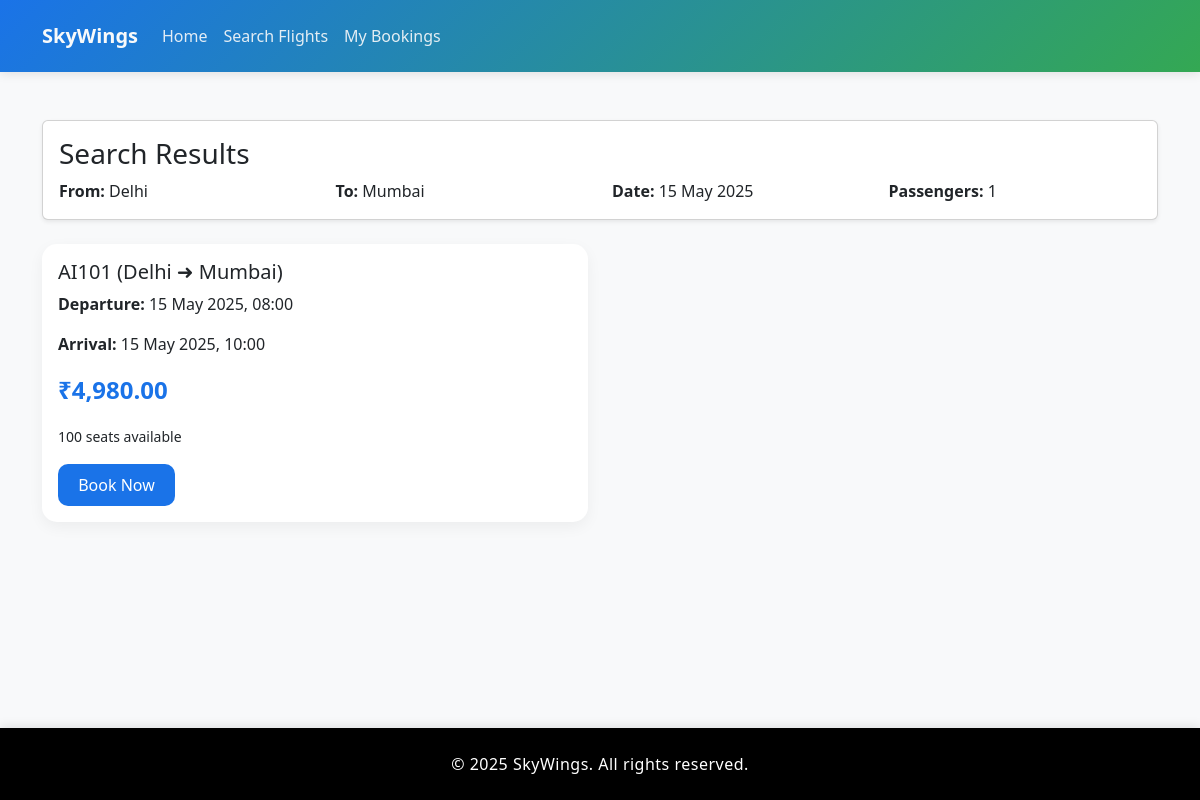
The page /search_results.php?from=Delhi&to=Mumbai&departure=2025-05-15&passengers=1 on the database its author committed.
### tables this page shows
CREATE TABLE IF NOT EXISTS flights (
    id INT AUTO_INCREMENT PRIMARY KEY,
    airline_id INT NOT NULL,
    flight_number VARCHAR(20) NOT NULL,
    departure_city VARCHAR(100) NOT NULL,
    arrival_city VARCHAR(100) NOT NULL,
    departure_time DATETIME NOT NULL,
    arrival_time DATETIME NOT NULL,
    price DECIMAL(10,2) NOT NULL,
    available_seats INT NOT NULL,
    created_at TIMESTAMP DEFAULT CURRENT_TIMESTAMP,
    FOREIGN KEY (airline_id) REFERENCES airlines(id)
);

### search_results.php (the view, shortened to what this page needs)
<?php
require_once 'database.php';
function getCityName($code) {
    $cities = [
        'DEL' => 'Delhi',
        'BOM' => 'Mumbai',
        'BLR' => 'Bangalore',
        'MAA' => 'Chennai',
        'HYD' => 'Hyderabad',
        'CCU' => 'Kolkata',
        'DXB' => 'Dubai',
        'SIN' => 'Singapore',
        'LHR' => 'London',
        'JFK' => 'New York'
    ];
    return $cities[$code] ?? $code;
}
$fromCode = $_GET['from'] ?? '';
$toCode = $_GET['to'] ?? '';
$from = getCityName($fromCode);
$to = getCityName($toCode);
$departure = $_GET['departure'] ?? '';
$passengers = $_GET['passengers'] ?? 1;
$departure_date = date('Y-m-d', strtotime($departure));
$query = "SELECT * FROM flights
          WHERE departure_city = ?
          AND arrival_city = ?
          AND DATE(departure_time) = ?
          AND available_seats >= ?";
try {
    $stmt = $conn->prepare($query);
    $stmt->bind_param("sssi", $from, $to, $departure_date, $passengers);
    if (!$stmt->execute()) {
        throw new Exception("Execute failed: " . $stmt->error);
    }
    $result = $stmt->get_result();
    $flights = $result->fetch_all(MYSQLI_ASSOC);
} catch (Exception $e) {
    $_SESSION['error'] = "Error searching flights: " . $e->getMessage();
    header("Location: search_flights.php");
    exit();
}
?>
<!DOCTYPE html>
<html lang="en">
<head>
    <link href="https://cdn.jsdelivr.net/npm/bootstrap@5.3.0/dist/css/bootstrap.min.css" rel="stylesheet">
</head>
<body>
    <div class="content-wrapper">
    <nav class="navbar navbar-expand-lg navbar-dark bg-primary">
    <div class="container">
      <a class="navbar-brand" href="index.php">SkyWings</a>
      <div class="collapse navbar-collapse" id="navbarNav">
        <ul class="navbar-nav">
          <li class="nav-item"><a class="nav-link" href="index.php">Home</a></li>
          <li class="nav-item"><a class="nav-link" href="search_flights.php">Search Flights</a></li>
          <li class="nav-item"><a class="nav-link" href="my_bookings.php">My Bookings</a></li>
        </ul>
      </div>
    </div>
  </nav>
        <div class="container my-5">
            <div class="card mb-4 shadow-sm">
                <div class="card-body">
                    <h3 class="card-title">Search Results</h3>
                    <div class="row">
                        <div class="col-md-3"><strong>From:</strong> <?= htmlspecialchars($from); ?></div>
                        <div class="col-md-3"><strong>To:</strong> <?= htmlspecialchars($to); ?></div>
                        <div class="col-md-3"><strong>Date:</strong> <?= date('d M Y', strtotime($departure_date)); ?></div>
                        <div class="col-md-3"><strong>Passengers:</strong> <?= htmlspecialchars($passengers); ?></div>
                    </div>
                </div>
            </div>
            <?php if (empty($flights)): ?>
                <div class="alert alert-info">
                    <i class="fas fa-info-circle me-2"></i>No flights found matching your criteria.
                </div>
                <a href="search_flights.php" class="btn btn-primary">New Search</a>
            <?php else: ?>
                <div class="row">
                    <?php foreach ($flights as $flight): ?>
                        <div class="col-md-6">
                            <div class="flight-card">
                                <h5><?= htmlspecialchars($flight['flight_number']) ?> (<?= htmlspecialchars($flight['departure_city']) ?> ➜ <?= htmlspecialchars($flight['arrival_city']) ?>)</h5>
                                <p><strong>Departure:</strong> <?= date('d M Y, H:i', strtotime($flight['departure_time'])) ?></p>
                                <p><strong>Arrival:</strong> <?= date('d M Y, H:i', strtotime($flight['arrival_time'])) ?></p>
                                <p class="price">₹<?= number_format($flight['price'], 2) ?></p>
                                <p><small><?= $flight['available_seats'] ?> seats available</small></p>
                                <a href="booking.php?flight_id=<?= $flight['id'] ?>&passengers=<?= $passengers ?>" class="btn btn-book">Book Now</a>
                            </div>
                        </div>
                    <?php endforeach; ?>
                </div>
            <?php endif; ?>
        </div>
    </div>
    <footer>
        <div class="container">
            <p class="text-center">&copy; <?php echo date("Y"); ?> SkyWings. All rights reserved.</p>
        </div>
    </footer>
</body>
</html>

### search_results.php (style rules this page uses)
:root { --primary-color: #1a73e8; --secondary-color: #34a853; --accent-color: #fbbc05; --dark-color: #202124; --light-color: #f8f9fa; }
html, body { height: 100%; margin: 0; }
body { background-color: var(--light-color); font-family: 'Segoe UI', Tahoma, Geneva, Verdana, sans-serif; display: flex; flex-direction: column; min-height: 100vh; }
.content-wrapper { flex: 1 0 auto; padding-bottom: 60px; }
.navbar { background: linear-gradient(135deg, var(--primary-color), var(--secondary-color)) !important; padding: 1rem 0; box-shadow: 0 2px 10px rgba(0, 0, 0, 0.1); }
.navbar-brand { font-weight: 700; color: var(--light-color) !important; }
.nav-link { color: var(--light-color) !important; font-weight: 500; transition: all 0.3s ease; opacity: 0.9; }
.flight-card { background: white; border-radius: 15px; padding: 1rem; margin-bottom: 1rem; box-shadow: 0 5px 15px rgba(0, 0, 0, 0.05); }
.price { font-size: 1.5rem; color: var(--primary-color); font-weight: bold; }
.btn-book { background: var(--primary-color); color: white; border-radius: 10px; padding: 0.5rem 1.2rem; }
footer { background: #000000; color: white; padding: 1.5rem 0; position: relative; bottom: 0; width: 100%; box-shadow: 0 -2px 10px rgba(0, 0, 0, 0.1); }
footer p { margin: 0; font-size: 1rem; font-weight: 500; letter-spacing: 0.5px; }
footer .container { display: flex; justify-content: center; align-items: center; }

### rows shown on the page
flights: flight_number "AI101", departure_city "Delhi", arrival_city "Mumbai", departure_time "15 May 2025, 08:00", arrival_time "15 May 2025, 10:00", price "4,980.00", available_seats "100"

### other values the page prints
$from "Delhi"
$to "Mumbai"
date('d M Y', strtotime($departure_date)) "15 May 2025"
$passengers "1"
